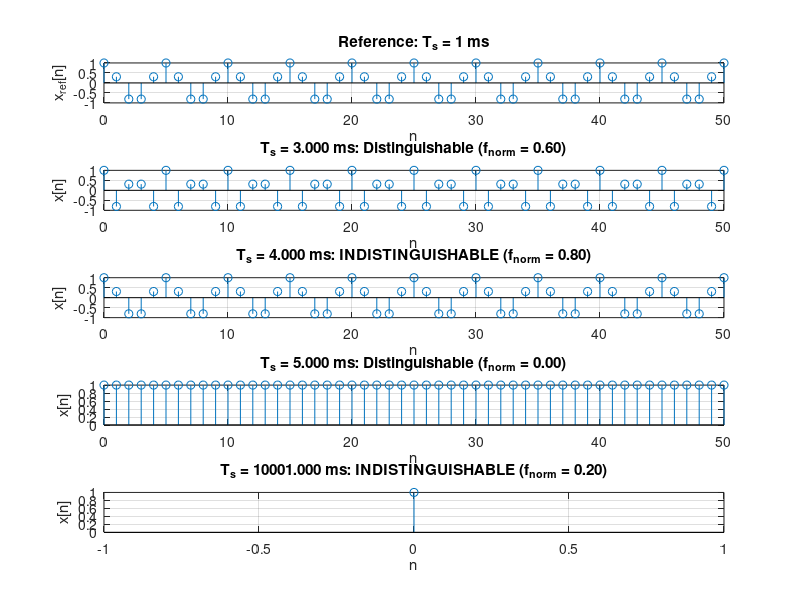

Recreate this plot in MATLAB.
% Original parameters
f0 = 200;                  % Signal frequency (Hz)
Ts_ref = 0.001;            % Reference sampling period (1 ms)
t_ref = 0:Ts_ref:1;        % Time vector for reference signal
x_ref = cos(2*pi*f0*t_ref);% Reference signal

% Test sampling periods (convert ms to seconds)
% Ts_test = [0.006, 0.007, 0.008, 0.099]; % 6ms, 7ms, 8ms, 99ms
Ts_test = [0.003, 0.004, 0.005, 10.001];

% Plot reference signal
figure;
subplot(length(Ts_test)+1, 1, 1);
n_ref = 0:50; % Plot first 50 samples for clarity
stem(n_ref, x_ref(1:length(n_ref))); grid on;
title('Reference: T_s = 1 ms');
xlabel('n'), ylabel('x_{ref}[n]');

% Check each test Ts
for i = 1:length(Ts_test)
    Ts = Ts_test(i);
    t = 0:Ts:1; 
    x = cos(2*pi*f0*t); % Sampled signal
    
    % Compute normalized frequency
    f_norm = f0 * Ts; 
    f_norm_mod = mod(f_norm, 1); % Modulo 1
    
    % Check if indistinguishable (matches 0.2 or 0.8)
    if abs(f_norm_mod - 0.2) < 1e-6 || abs(f_norm_mod - 0.8) < 1e-6
        result = 'INDISTINGUISHABLE';
    else
        result = 'Distinguishable';
    end
    
    % Plot
    subplot(length(Ts_test)+1, 1, i+1);
    n = 0:min(50, length(x)-1); % Plot first 50 samples
    stem(n, x(1:length(n))), grid on;
    title(sprintf('T_s = %.3f ms: %s (f_{norm} = %.2f)', Ts*1000, result, f_norm_mod));
    xlabel('n'), ylabel('x[n]');
end